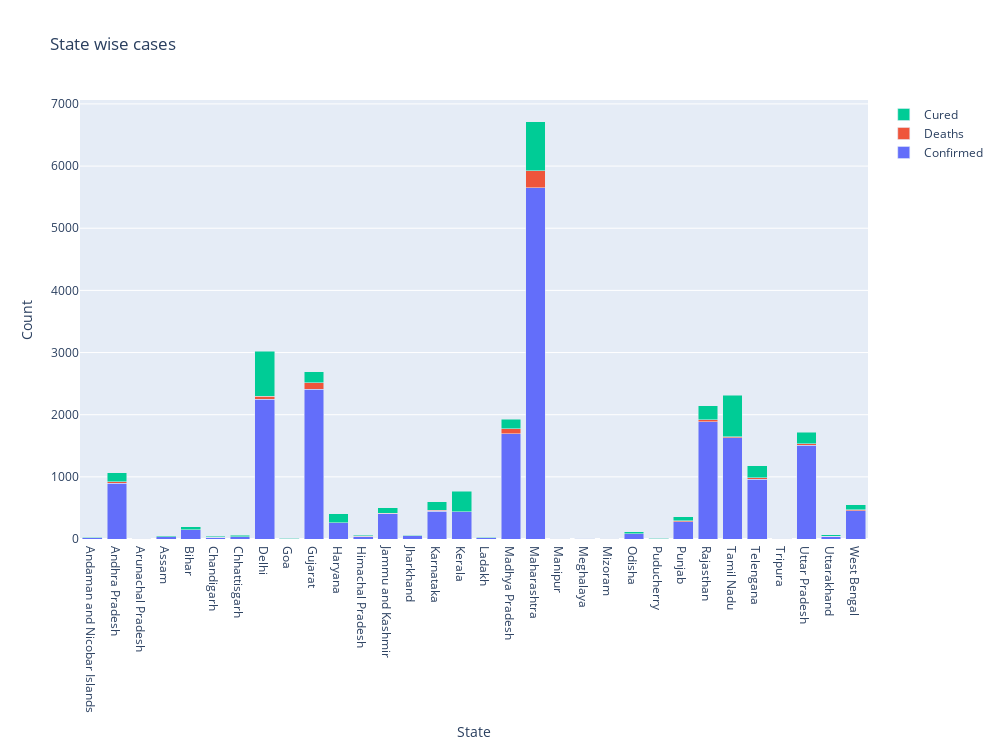

The notebook cell this image was saved under:
### Markdown cell above
## State wise trend

### Code cell
fig = go.Figure(data=[
    go.Bar(name='Confirmed', x=date_table.loc[date_table.last_valid_index()]['State/UnionTerritory'], y=date_table.loc[date_table.last_valid_index()].Confirmed),
    go.Bar(name='Deaths', x=date_table.loc[date_table.last_valid_index()]['State/UnionTerritory'], y=date_table.loc[date_table.last_valid_index()].Deaths),
    go.Bar(name='Cured', x=date_table.loc[date_table.last_valid_index()]['State/UnionTerritory'], y=date_table.loc[date_table.last_valid_index()].Cured)
])
# Change the bar mode
fig.update_layout(
    autosize=False,
    width=1000,
    height=750,
    title="State wise cases",
    xaxis_title="State",
    yaxis_title="Count",
    barmode='stack')
fig.show()

### Figure 1 — Plotly figure (JSON) as saved in the notebook; plotly's stock layout.template omitted (floating-point values rounded to 4 significant figures)
{"data": [{"name": "Confirmed", "type": "bar", "x": ["Andaman and Nicobar Islands", "Andhra Pradesh", "Arunachal Pradesh", "Assam", "Bihar", "Chandigarh", "Chhattisgarh", "Delhi", "Goa", "Gujarat", "Haryana", "Himachal Pradesh", "Jammu and Kashmir", "Jharkhand", "Karnataka", "Kerala", "Ladakh", "Madhya Pradesh", "Maharashtra", "Manipur", "Meghalaya", "Mizoram", "Odisha", "Puducherry", "Punjab", "Rajasthan", "Tamil Nadu", "Telengana", "Tripura", "Uttar Pradesh", "Uttarakhand", "West Bengal"], "y": [18, 895, 1, 35, 148, 27, 36, 2248, 7, 2407, 262, 40, 407, 49, 443, 438, 18, 1695, 5652, 2, 12, 1, 83, 7, 277, 1890, 1629, 960, 2, 1509, 46, 456]}, {"name": "Deaths", "type": "bar", "x": ["Andaman and Nicobar Islands", "Andhra Pradesh", "Arunachal Pradesh", "Assam", "Bihar", "Chandigarh", "Chhattisgarh", "Delhi", "Goa", "Gujarat", "Haryana", "Himachal Pradesh", "Jammu and Kashmir", "Jharkhand", "Karnataka", "Kerala", "Ladakh", "Madhya Pradesh", "Maharashtra", "Manipur", "Meghalaya", "Mizoram", "Odisha", "Puducherry", "Punjab", "Rajasthan", "Tamil Nadu", "Telengana", "Tripura", "Uttar Pradesh", "Uttarakhand", "West Bengal"], "y": [0, 27, 0, 1, 2, 0, 0, 48, 0, 103, 3, 1, 5, 3, 17, 3, 0, 81, 269, 0, 1, 0, 1, 0, 16, 27, 18, 24, 0, 21, 0, 15]}, {"name": "Cured", "type": "bar", "x": ["Andaman and Nicobar Islands", "Andhra Pradesh", "Arunachal Pradesh", "Assam", "Bihar", "Chandigarh", "Chhattisgarh", "Delhi", "Goa", "Gujarat", "Haryana", "Himachal Pradesh", "Jammu and Kashmir", "Jharkhand", "Karnataka", "Kerala", "Ladakh", "Madhya Pradesh", "Maharashtra", "Manipur", "Meghalaya", "Mizoram", "Odisha", "Puducherry", "Punjab", "Rajasthan", "Tamil Nadu", "Telengana", "Tripura", "Uttar Pradesh", "Uttarakhand", "West Bengal"], "y": [11, 141, 1, 19, 46, 14, 28, 724, 7, 179, 140, 18, 92, 8, 141, 324, 14, 148, 789, 2, 0, 0, 32, 3, 65, 230, 662, 197, 1, 187, 23, 79]}], "layout": {"autosize": false, "barmode": "stack", "height": 750, "title": {"text": "State wise cases"}, "width": 1000, "xaxis": {"title": {"text": "State"}}, "yaxis": {"title": {"text": "Count"}}}}
